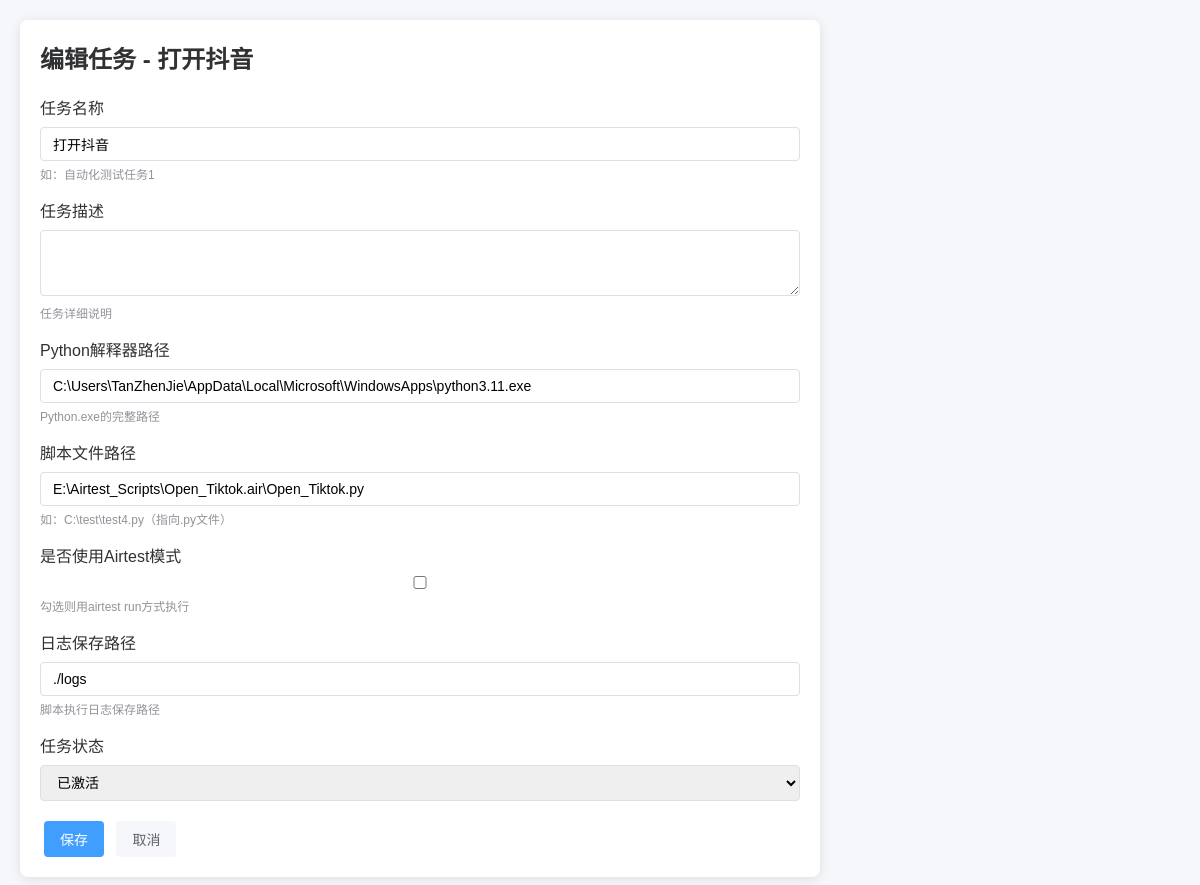
/script/edit/7/, run on the app's committed database.
### script_center/models.py (models this page shows, shortened)
class ScriptTask(models.Model):
    TASK_STATUS = (
        ("draft", "草稿"),
        ("active", "已激活"),
        ("disabled", "已禁用"),
    )
    task_name = models.CharField("任务名称", max_length=100, unique=True, help_text="如：自动化测试任务1")
    task_desc = models.TextField("任务描述", blank=True, null=True, help_text="任务详细说明")
    python_path = models.CharField("Python解释器路径", max_length=500,
                                  default=r"C:\Users\TanZhenJie\AppData\Local\Microsoft\WindowsApps\python3.11.exe",
                                  help_text="Python.exe的完整路径")
    script_path = models.CharField("脚本文件路径", max_length=500,
                                  help_text="如：C:\\test\\test4.py（指向.py文件）")
    airtest_mode = models.BooleanField("是否使用Airtest模式", default=False,
                                      help_text="勾选则用airtest run方式执行")
    log_path = models.CharField("日志保存路径", max_length=500, blank=True, null=True,
                               default="./logs", help_text="脚本执行日志保存路径")
    status = models.CharField("任务状态", max_length=20, choices=TASK_STATUS, default="active")
    create_time = models.DateTimeField("创建时间", default=timezone.now)
    update_time = models.DateTimeField("更新时间", auto_now=True)
    class Meta:
        verbose_name = "脚本任务"
        verbose_name_plural = "脚本任务管理"
        ordering = ["-create_time"]

### script_center/views.py (the view, shortened to what this page needs)
# urls.py: path("edit/<int:task_id>/", views.TaskEditView.as_view(), name="task_edit"),
class TaskEditView(View):
    def get(self, request, task_id):
        task = get_object_or_404(ScriptTask, id=task_id)
        form = ScriptTaskForm(instance=task)
        context = {
            "page_title": f"编辑任务 - {task.task_name}",
            "form": form,
            "task": task
        }
        return render(request, "script_center/task_form.html", context)

### script_center/forms.py (shortened to what this page needs)
class ScriptTaskForm(forms.ModelForm):
    class Meta:
        model = ScriptTask
        fields = ["task_name", "task_desc", "python_path", "script_path",
                 "airtest_mode", "log_path", "status"]
        widgets = {
            "task_desc": forms.Textarea(attrs={"rows": 3}),
            "python_path": forms.TextInput(attrs={"class": "form-control"}),
            "script_path": forms.TextInput(attrs={"class": "form-control"}),
            "log_path": forms.TextInput(attrs={"class": "form-control"}),
        }

### script_center/templates/script_center/task_form.html (shortened to what this page needs)
{% load static %}
<!DOCTYPE html>
<html lang="zh-CN">
<head>
</head>
<body>
    <div class="card">
        <h2 style="margin-bottom: 20px; color: #303133;">{{ page_title }}</h2>
        <form method="POST">
            <div class="form-group">
                <label>{{ form.task_name.label }}</label>
                {{ form.task_name }}
                {% if form.task_name.help_text %}
                    <div class="help-text">{{ form.task_name.help_text }}</div>
                {% endif %}
            </div>
            <div class="form-group">
                <label>{{ form.task_desc.label }}</label>
                {{ form.task_desc }}
                {% if form.task_desc.help_text %}
                    <div class="help-text">{{ form.task_desc.help_text }}</div>
                {% endif %}
            </div>
            <div class="form-group">
                <label>{{ form.python_path.label }}</label>
                {{ form.python_path }}
                {% if form.python_path.help_text %}
                    <div class="help-text">{{ form.python_path.help_text }}</div>
                {% endif %}
            </div>
            <div class="form-group">
                <label>{{ form.script_path.label }}</label>
                {{ form.script_path }}
                {% if form.script_path.help_text %}
                    <div class="help-text">{{ form.script_path.help_text }}</div>
                {% endif %}
            </div>
            <div class="form-group">
                <label>{{ form.airtest_mode.label }}</label>
                {{ form.airtest_mode }}
                {% if form.airtest_mode.help_text %}
                    <div class="help-text">{{ form.airtest_mode.help_text }}</div>
                {% endif %}
            </div>
            <div class="form-group">
                <label>{{ form.log_path.label }}</label>
                {{ form.log_path }}
                {% if form.log_path.help_text %}
                    <div class="help-text">{{ form.log_path.help_text }}</div>
                {% endif %}
            </div>
            <div class="form-group">
                <label>{{ form.status.label }}</label>
                {{ form.status }}
            </div>
            <div style="margin-top: 20px;">
                <button type="submit" class="btn btn-primary">保存</button>
                <a href="{% url 'script_center:task_list' %}" class="btn btn-default">取消</a>
            </div>
        </form>
    </div>
</body>
</html>

### script_center/templates/script_center/task_form.html (style rules this page uses)
* { margin: 0; padding: 0; box-sizing: border-box; }
body { padding: 20px; background-color: #f5f7fa; font-family: "Microsoft YaHei", sans-serif; }
.card { background-color: #fff; border-radius: 8px; box-shadow: 0 2px 12px 0 rgba(0, 0, 0, 0.1); padding: 20px; max-width: 800px; }
.form-group { margin-bottom: 16px; }
label { display: block; margin-bottom: 8px; font-weight: 500; color: #303133; }
input, select, textarea { width: 100%; padding: 8px 12px; border: 1px solid #dcdfe6; border-radius: 4px; font-size: 14px; }
textarea { resize: vertical; }
.btn { padding: 8px 16px; border: none; border-radius: 4px; cursor: pointer; font-size: 14px; text-decoration: none; display: inline-block; margin: 0 4px; }
.btn-primary { background-color: #409eff; color: #fff; }
.btn-default { background-color: #f5f7fa; color: #606266; }
.help-text { font-size: 12px; color: #909399; margin-top: 4px; }

### data on the page
ScriptTask: task_name "打开抖音", python_path "C:\\Users\\TanZhenJie\\AppData\\Local\\Microsoft\\WindowsApps\\python3.11.exe", script_path "E:\\Airtest_Scripts\\Open_Tiktok.air\\Open_Tiktok.py", log_path "./logs", status "已激活"

### other printed values
{{ page_title }} "编辑任务 - 打开抖音"
